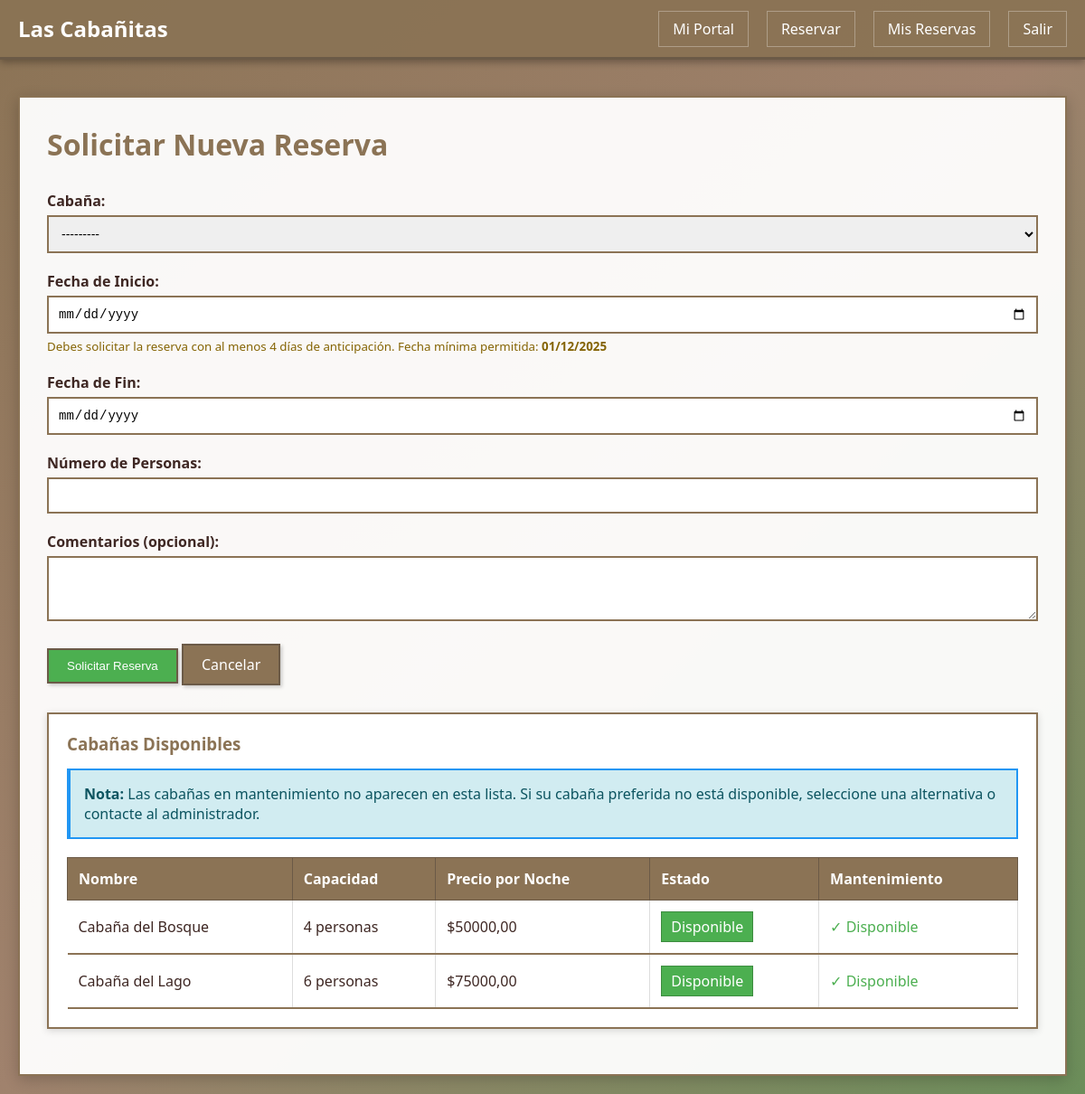
The page /cliente/solicitar-reserva/ (signed in) on the database its author committed.
### gestion/models.py (models this page shows)
class Cabaña(models.Model):
    ESTADOS = [
        ('lista', 'Lista'),
        ('en_preparacion', 'En Preparación'),
        ('pendiente', 'Pendiente'),
        ('mantenimiento', 'En Mantenimiento'),
        ('disponible', 'Disponible'),  # Mantener para compatibilidad
        ('ocupada', 'Ocupada'),
        ('reservada', 'Reservada'),
    ]
    idCabaña = models.AutoField(primary_key=True)
    nombre = models.CharField(max_length=100)
    capacidad = models.IntegerField()
    estado = models.CharField(max_length=20, choices=ESTADOS, default='disponible')
    precioNoche = models.DecimalField(max_digits=10, decimal_places=2)
    def __str__(self):
        return f"{self.nombre} (Cap: {self.capacidad})"
    class Meta:
        db_table = 'cabana'
        verbose_name = "Cabaña"
        verbose_name_plural = "Cabañas"

### gestion/views.py (the view)
# urls.py: path('cliente/solicitar-reserva/', views.solicitar_reserva, name='solicitar_reserva'),
@cliente_required
def solicitar_reserva(request):
    cliente = request.user.cliente
    hoy = timezone.now().date()
    fecha_minima = hoy + timedelta(days=4)  # Mínimo 4 días de anticipación
    if request.method == 'POST':
        form = ReservaForm(request.POST)
        if form.is_valid():
            reserva = form.save(commit=False)
            reserva.cliente = cliente
            reserva.estado = 'pendiente'
            if reserva.fechaInicio < fecha_minima:
                messages.error(
                    request,
                    f'Debes solicitar la reserva con al menos 4 días de anticipación. '
                    f'La fecha mínima permitida es {fecha_minima.strftime("%d/%m/%Y")}.'
                )
                cabañas = Cabaña.objects.filter(estado__in=['disponible', 'reservada'])
                cabañas_disponibles = [c for c in cabañas if c.estado != 'mantenimiento']
                return render(request, 'cliente/solicitar_reserva.html', {
                    'form': form,
                    'cabañas': cabañas_disponibles,
                    'fecha_minima': fecha_minima
                })
            dias = (reserva.fechaFin - reserva.fechaInicio).days
            reserva.montoCotizado = reserva.cabaña.precioNoche * dias
            disponible = Reserva.verificar_disponibilidad_cabaña(
                reserva.cabaña,
                reserva.fechaInicio,
                reserva.fechaFin
            )
            if not disponible:
                mantenimientos = Mantenimiento.objects.filter(
                    cabaña=reserva.cabaña,
                    fechaProgramada__lte=reserva.fechaFin,
                    estado__in=['programado', 'en_proceso']
                )
                if mantenimientos.exists():
                    messages.error(
                        request,
                        f'La cabaña {reserva.cabaña.nombre} está en mantenimiento en esas fechas. Por favor seleccione otra cabaña o fechas alternativas.'
                    )
                    cabañas_alternativas = Cabaña.objects.filter(
                        estado__in=['disponible', 'reservada']
                    ).exclude(idCabaña=reserva.cabaña.idCabaña)
                    if cabañas_alternativas.exists():
                        messages.info(request, 'Hay otras cabañas disponibles. Consulte la lista a continuación.')
                else:
                    messages.error(request, 'La cabaña no está disponible en esas fechas.')
            else:
                reserva.save()
                reserva.generarAlerta()
                messages.success(request, 'Reserva solicitada exitosamente. Esperando confirmación.')
                return redirect('mis_reservas')
    else:
        form = ReservaForm()
    cabañas = Cabaña.objects.filter(estado__in=['disponible', 'reservada'])
    cabañas_disponibles = []
    for cabaña in cabañas:
        if cabaña.estado != 'mantenimiento':
            cabañas_disponibles.append(cabaña)
    return render(request, 'cliente/solicitar_reserva.html', {
        'form': form,
        'cabañas': cabañas_disponibles,
        'fecha_minima': fecha_minima
    })

### gestion/forms.py (shortened to what this page needs)
class ReservaForm(forms.ModelForm):
    def __init__(self, *args, **kwargs):
        super().__init__(*args, **kwargs)
        hoy = timezone.now().date()
        fecha_minima = hoy + timedelta(days=4)
        self.fields['fechaInicio'].widget.attrs['min'] = fecha_minima.isoformat()
        self.fields['fechaFin'].widget.attrs['min'] = fecha_minima.isoformat()
    class Meta:
        model = Reserva
        fields = ['cabaña', 'fechaInicio', 'fechaFin', 'numPersonas', 'comentarios']
        widgets = {
            'fechaInicio': forms.DateInput(attrs={'type': 'date'}),
            'fechaFin': forms.DateInput(attrs={'type': 'date'}),
            'comentarios': forms.Textarea(attrs={'rows': 3}),
        }

### gestion/templates/cliente/solicitar_reserva.html (shortened to what this page needs)
{% extends 'base.html' %}
{% block content %}
<h1 class="page-title">Solicitar Nueva Reserva</h1>
<form method="post">
    <div class="form-group">
        <label for="id_cabaña">Cabaña:</label>
        {{ form.cabaña }}
    </div>
    <div class="form-group">
        <label for="id_fechaInicio">Fecha de Inicio:</label>
        {{ form.fechaInicio }}
        {% if fecha_minima %}
        <small class="form-text" style="color: #856404; display: block; margin-top: 5px;">
            Debes solicitar la reserva con al menos 4 días de anticipación.
            Fecha mínima permitida: <strong>{{ fecha_minima|date:"d/m/Y" }}</strong>
        </small>
        {% endif %}
    </div>
    <div class="form-group">
        <label for="id_fechaFin">Fecha de Fin:</label>
        {{ form.fechaFin }}
    </div>
    <div class="form-group">
        <label for="id_numPersonas">Número de Personas:</label>
        {{ form.numPersonas }}
    </div>
    <div class="form-group">
        <label for="id_comentarios">Comentarios (opcional):</label>
        {{ form.comentarios }}
    </div>
    <button type="submit" class="btn btn-success">Solicitar Reserva</button>
    <a href="{% url 'portal_cliente' %}" class="btn">Cancelar</a>
</form>
<div class="card mt-30">
    <h3>Cabañas Disponibles</h3>
    {% if cabañas %}
    <div class="alert alert-info">
        <p><strong>Nota:</strong> Las cabañas en mantenimiento no aparecen en esta lista.
        Si su cabaña preferida no está disponible, seleccione una alternativa o contacte al administrador.</p>
    </div>
    <table>
        <thead>
            <tr>
                <th>Nombre</th>
                <th>Capacidad</th>
                <th>Precio por Noche</th>
                <th>Estado</th>
                <th>Mantenimiento</th>
            </tr>
        </thead>
        <tbody>
            {% for cabaña in cabañas %}
            <tr>
                <td>{{ cabaña.nombre }}</td>
                <td>{{ cabaña.capacidad }} personas</td>
                <td>${{ cabaña.precioNoche }}</td>
                <td>
                    <span class="status-badge-inline status-{{ cabaña.estado }}">
                        {{ cabaña.get_estado_display }}
                    </span>
                </td>
                <td>
                    {% if cabaña.estado == 'mantenimiento' %}
                        <span class="error-text">⚠️ En Mantenimiento</span>
                    {% else %}
                        <span class="success-text">✓ Disponible</span>
                    {% endif %}
                </td>
            </tr>
            {% endfor %}
        </tbody>
    </table>
    {% else %}
    <div class="alert alert-warning">
        <p>No hay cabañas disponibles en este momento. Por favor contacte al administrador para más información.</p>
    </div>
    {% endif %}
</div>
{% endblock %}

### gestion/static/css/style.css (style rules this page uses)
* { margin: 0; padding: 0; box-sizing: border-box; }
body { font-family: 'Segoe UI', Tahoma, Geneva, Verdana, sans-serif; background: linear-gradient(135deg, #8B7355 0%, #A0826D 50%, #6B8E5A 100%); min-height: 100vh; color: #3E2723; }
.btn { display: inline-block; padding: 10px 20px; background: #8B7355; color: white; text-decoration: none; border-radius: 0; border: 2px solid #6B5A47; cursor: pointer; transition: all 0.3s; box-shadow: 2px 2px 4px rgba(0,0,0,0.2); }
.btn-success { background: #4CAF50; }
table { width: 100%; border-collapse: collapse; margin-top: 20px; }
table th, table td { padding: 12px; text-align: left; border-bottom: 2px solid #8B7355; border-right: 1px solid #ddd; }
table th { background: #8B7355; color: white; border: 1px solid #6B5A47; }
.form-group { margin-bottom: 20px; }
.form-group label { display: block; margin-bottom: 5px; font-weight: bold; }
.form-group input, .form-group select, .form-group textarea { width: 100%; padding: 10px; border: 2px solid #8B7355; border-radius: 0; font-size: 14px; }
.form-group textarea { resize: vertical; }
.card { background: white; border-radius: 0; padding: 20px; margin-bottom: 20px; box-shadow: 0 2px 8px rgba(0,0,0,0.15); border: 2px solid #8B7355; }
.card h3 { margin-bottom: 15px; color: #8B7355; }
.form-group small { display: block; color: #f44336; margin-top: 5px; }
.content h1 { color: #8B7355; margin-bottom: 30px; }
.content h3 { color: #8B7355; }
.page-title { color: #8B7355; margin-bottom: 30px; }
.mt-30 { margin-top: 30px; }
.status-badge-inline { padding: 5px 10px; border-radius: 0; color: white; display: inline-block; border: 1px solid rgba(0,0,0,0.2); }
.status-disponible { background: #4CAF50; }
.alert { padding: 15px; margin: 15px 0; border: 2px solid; border-left: 4px solid; }
.alert-info { background: #d1ecf1; border-color: #2196F3; color: #0c5460; }
.success-text { color: #4CAF50; }

### rows shown on the page
Cabaña: nombre "Cabaña del Bosque", capacidad "4", precioNoche "50000,00", estado "Disponible", shows "✓ Disponible"
Cabaña: nombre "Cabaña del Lago", capacidad "6", precioNoche "75000,00", estado "Disponible", shows "✓ Disponible"
